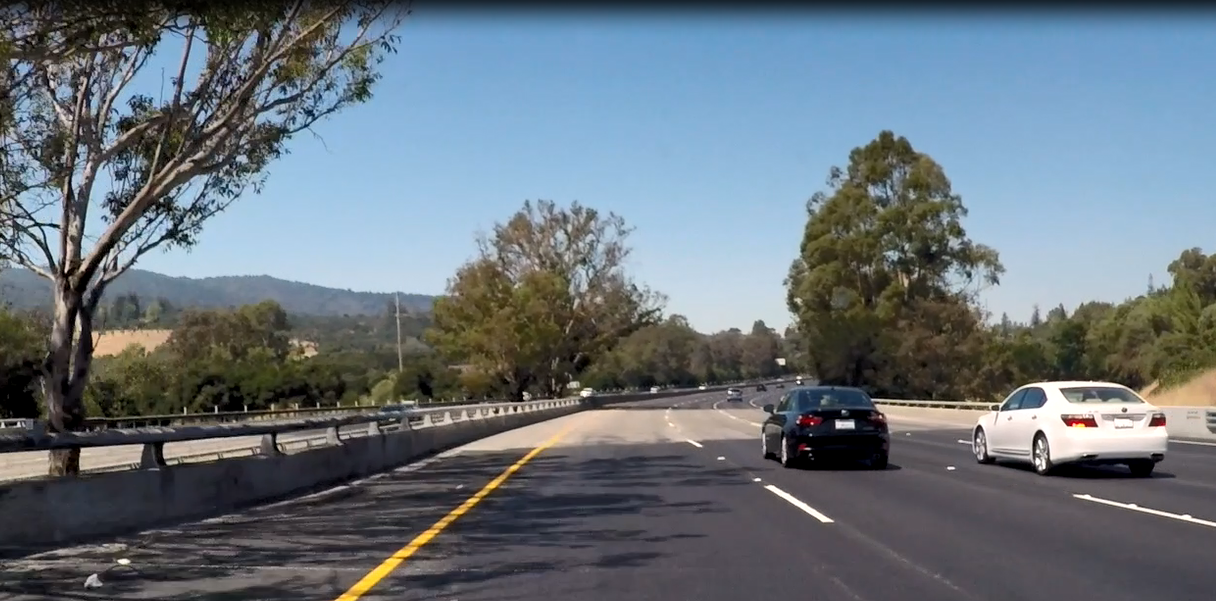
#> input picture test_images/extraTest1.jpg, 1216 x 601 px; its folder holds 5 pictures in this run
$ jupyter execute --allow-errors 'Lane Detection - Bilal Elsheemy.ipynb'   (shell and % lines are left out)
#> lines starting #> are read from the running program, lines starting #| are printed output that depends on the picture; after the words box and inside, x2 and y2 are one past the last pixel; in counts of white or black regions, pixels touching at a corner belong together
[cell 1]
import os
os.listdir("test_images/")

[cell 2]
#importing some useful packages
import matplotlib.pyplot as plt
import matplotlib.image as mpimg
import numpy as np
import cv2

[cell 3]
#reading in an image
bgr_img = cv2.imread('test_images/extraTest1.jpg')
#> bgr_img is the input picture: shape (601, 1216, 3); mean B, G, R 123.8, 115.3, 104.6
size  = bgr_img.shape
#> size = (601, 1216, 3)
img_X = size[1]
#> img_X = 1216
img_Y = size[0]
#> img_Y = 601
print (img_X, img_Y)
#| 1216 601

b,g,r = cv2.split(bgr_img)       # get b,g,r
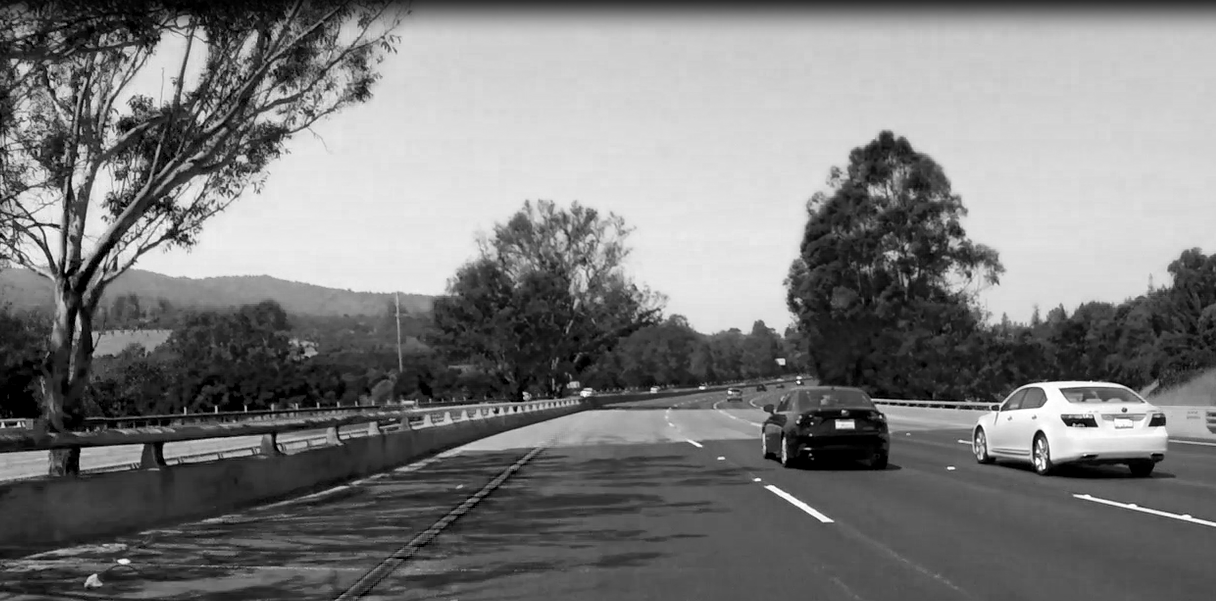
#> b: shape (601, 1216); min 0, max 255, mean 123.8
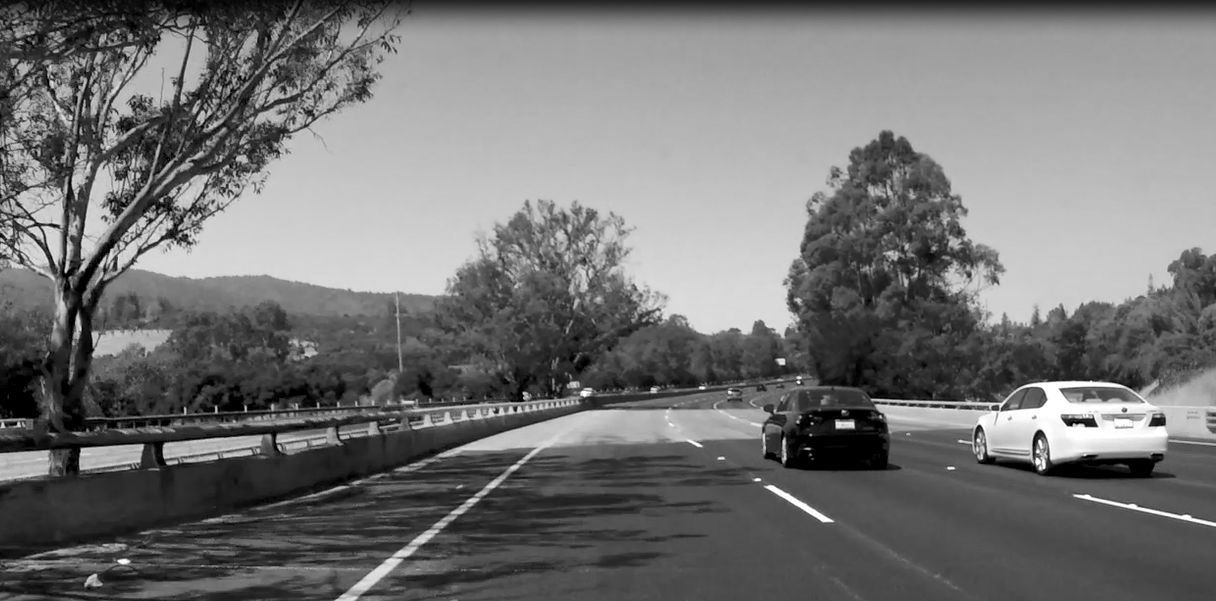
#> g: shape (601, 1216); min 0, max 255, mean 115.3
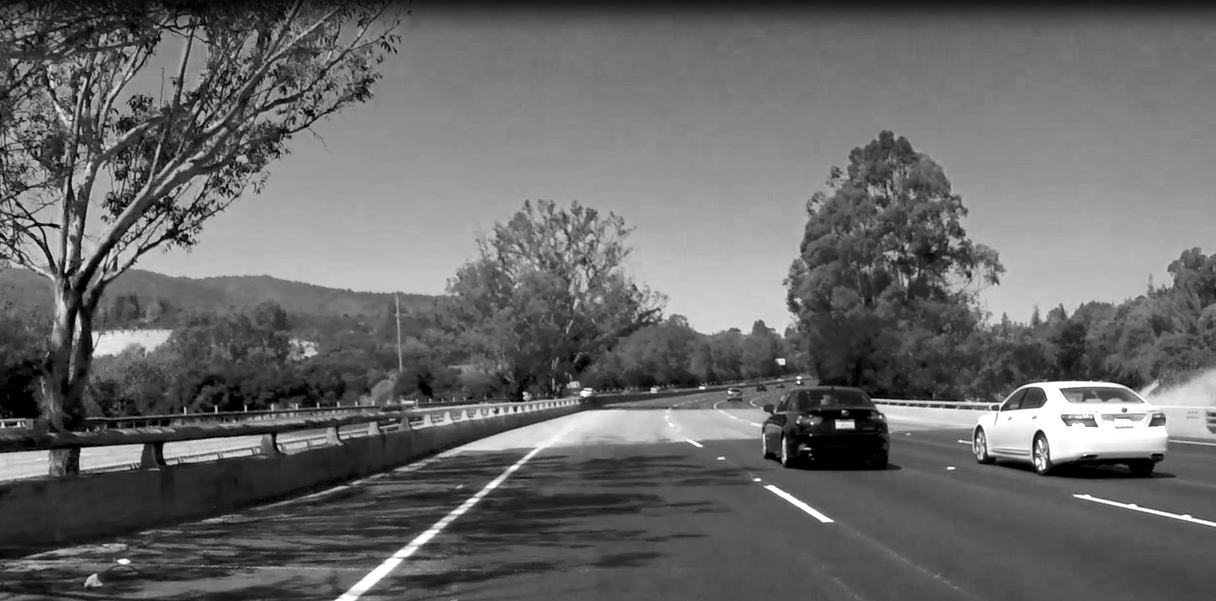
#> r: shape (601, 1216); min 0, max 255, mean 104.6
rgb_img = cv2.merge([r,g,b])     # switch it to rgb

#printing out some stats and plotting
print('This image is:', type(rgb_img), 'with dimensions:', rgb_img.shape)
#| This image is: <class 'numpy.ndarray'> with dimensions: (601, 1216, 3)
plt.imshow(rgb_img)  # if you wanted to show a single color channel image called 'gray', for example, call as plt.imshow(gray, cmap='gray')

[cell 4]
# [10 lines of commented-out code are left out]
hsv = cv2.cvtColor(bgr_img, cv2.COLOR_BGR2HSV)
#> hsv: shape (601, 1216, 3); mean H, S, V 85.9, 65.6, 131.3

# define range of blue color in HSV
lower_blue = np.array([0,0,0])
upper_blue = np.array([0,0,255])
# Threshold the HSV image to get only blue colors
mask = cv2.inRange(hsv, lower_blue, upper_blue)
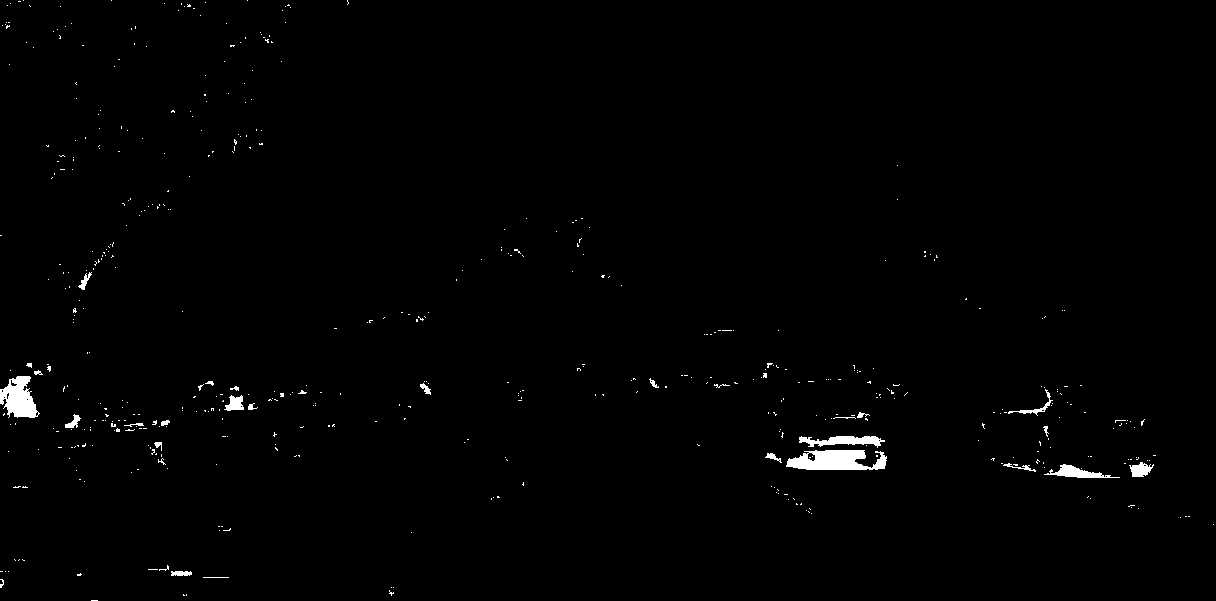
#> mask: shape (601, 1216); 0.88% white; 510 white regions (481 under 20 px), largest, box (x1, y1, x2, y2) and area: (786, 450, 887, 470) 1461, (0, 376, 40, 418) 1051, (799, 436, 885, 448) 581
# Bitwise-AND mask and original image
res = cv2.bitwise_and(bgr_img,bgr_img, mask= mask)

b,g,r = cv2.split(res)           # get b,g,r
rgb_img = cv2.merge([r,g,b])     # switch it to rgb
plt.imshow(rgb_img)
